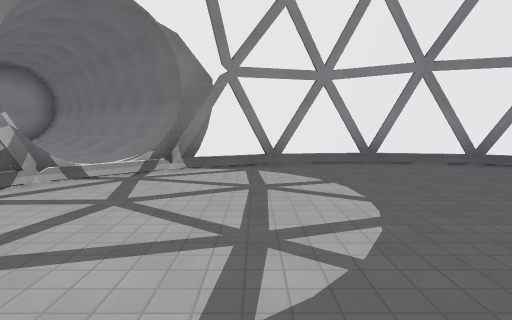
[1] (above)

12 first-person views from a walk through a level from a Godot 3-D game. The camera is 1.5 m above the floor, tilts 6° down and sees 75° across. The floor is counted in squares, 2.14 m on a side. Each view is taken from the middle of a square. On the plan, view 1 faces up. The plan holds only what a view shows up to about 10 squares ahead; the rest is blank. The place goes on beyond the plan. Surface patterns are stand-ins for the level's own textures.

[2]
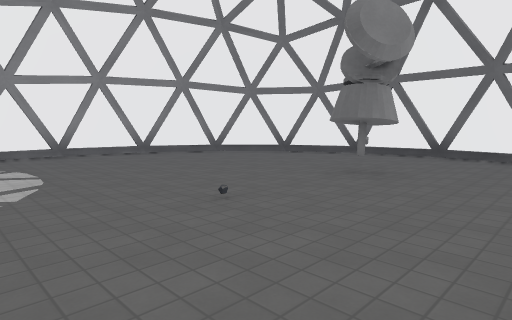

[3]
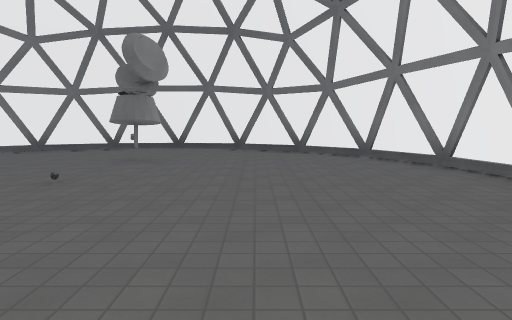

[4]
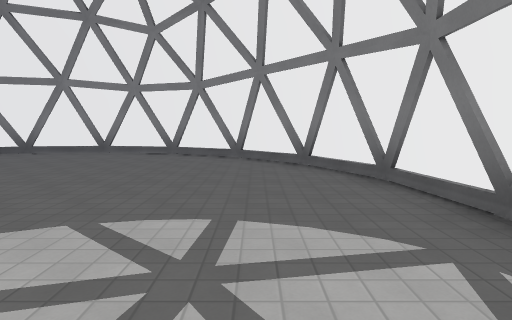

[5]
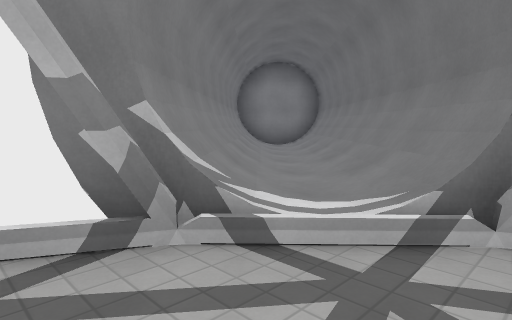

[6]
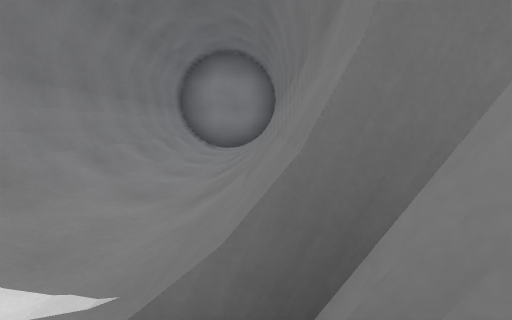

[7]
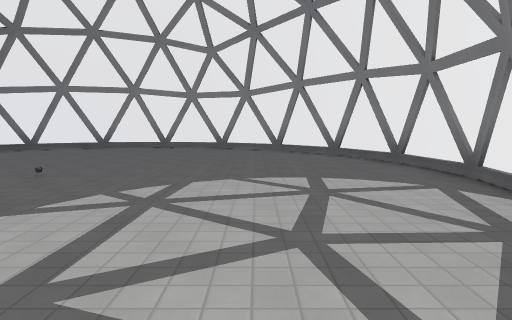

[8]
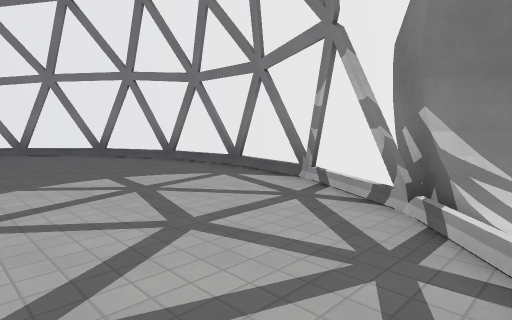

[9]
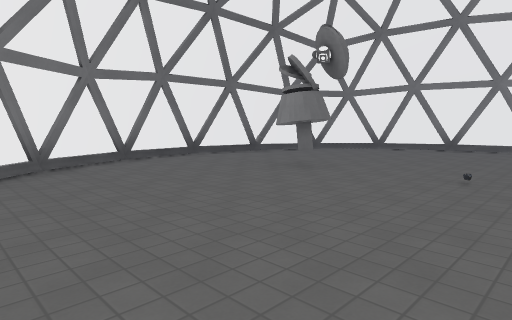

[10]
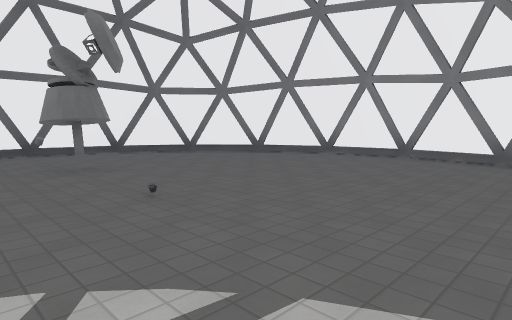

[11]
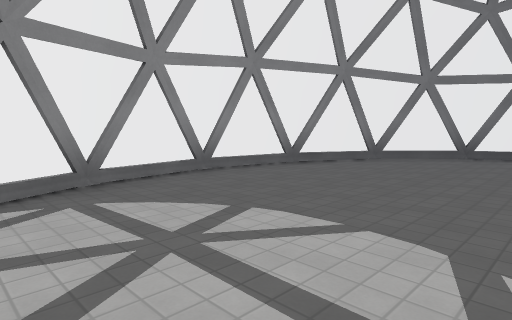

[12]
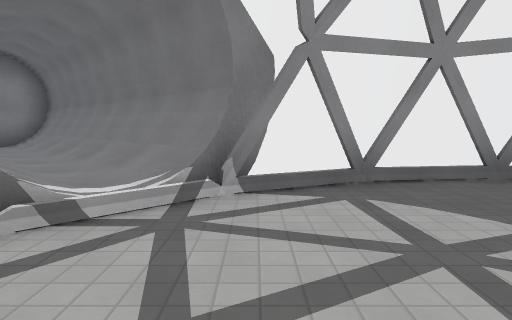

### Floor plan
Key: @ floor where view 1 was taken; # wall or solid block; . floor; / step, stairs or slope.
Columns run from 9 left of view 1 to 8 right of it. Each row starts with its distance up from view 1.
 12  ###
 11 ##/##
 10 #///#
  9 ##//##
  8  ##//##
  7   ##//#########
  6    ##//###...###
  5     ##//.......##
  4      ##.........##
  3      #...........#
  2      #...........#
  1      #...........#
  0      #...@....#..#
 -1      #...........#
 -2      ##.........##
 -3      ##.........##
 -4       ##.......##
 -5        ###...###
 -6         #######

Where each view was taken, in squares from view 1:
view 1: 0 up, 0 right, facing up
view 2: 2 down, 0 right, facing up-right
view 3: 2 down, 2 left, facing right
view 4: 3 up, 2 left, facing down
view 5: 3 up, 1 left, facing up-left
view 6: 5 up, 1 left, facing up-left
view 7: 5 up, 1 left, facing down
view 8: 5 up, 0 right, facing down-left
view 9: 5 up, 1 right, facing down-right
view 10: 2 up, 1 left, facing down-right
view 11: 2 up, 1 left, facing up-right
view 12: 2 up, 1 left, facing up
